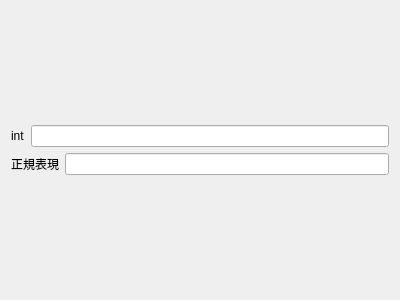
<?xml version="1.0" encoding="UTF-8"?>
<ui version="4.0">
 <class>Dialog</class>
 <widget class="QDialog" name="Dialog">
  <property name="geometry">
   <rect>
    <x>0</x>
    <y>0</y>
    <width>400</width>
    <height>300</height>
   </rect>
  </property>
  <property name="windowTitle">
   <string>Dialog</string>
  </property>
  <layout class="QVBoxLayout" name="verticalLayout_2">
   <item>
    <layout class="QVBoxLayout" name="verticalLayout">
     <item>
      <layout class="QHBoxLayout" name="horizontalLayout_2">
       <item>
        <widget class="QLabel" name="label">
         <property name="text">
          <string>int</string>
         </property>
        </widget>
       </item>
       <item>
        <widget class="QLineEdit" name="lineEdit"/>
       </item>
      </layout>
     </item>
     <item>
      <layout class="QHBoxLayout" name="horizontalLayout">
       <item>
        <widget class="QLabel" name="label_2">
         <property name="text">
          <string>正規表現</string>
         </property>
        </widget>
       </item>
       <item>
        <widget class="QLineEdit" name="lineEdit_2"/>
       </item>
      </layout>
     </item>
    </layout>
   </item>
  </layout>
 </widget>
 <resources/>
 <connections/>
</ui>
